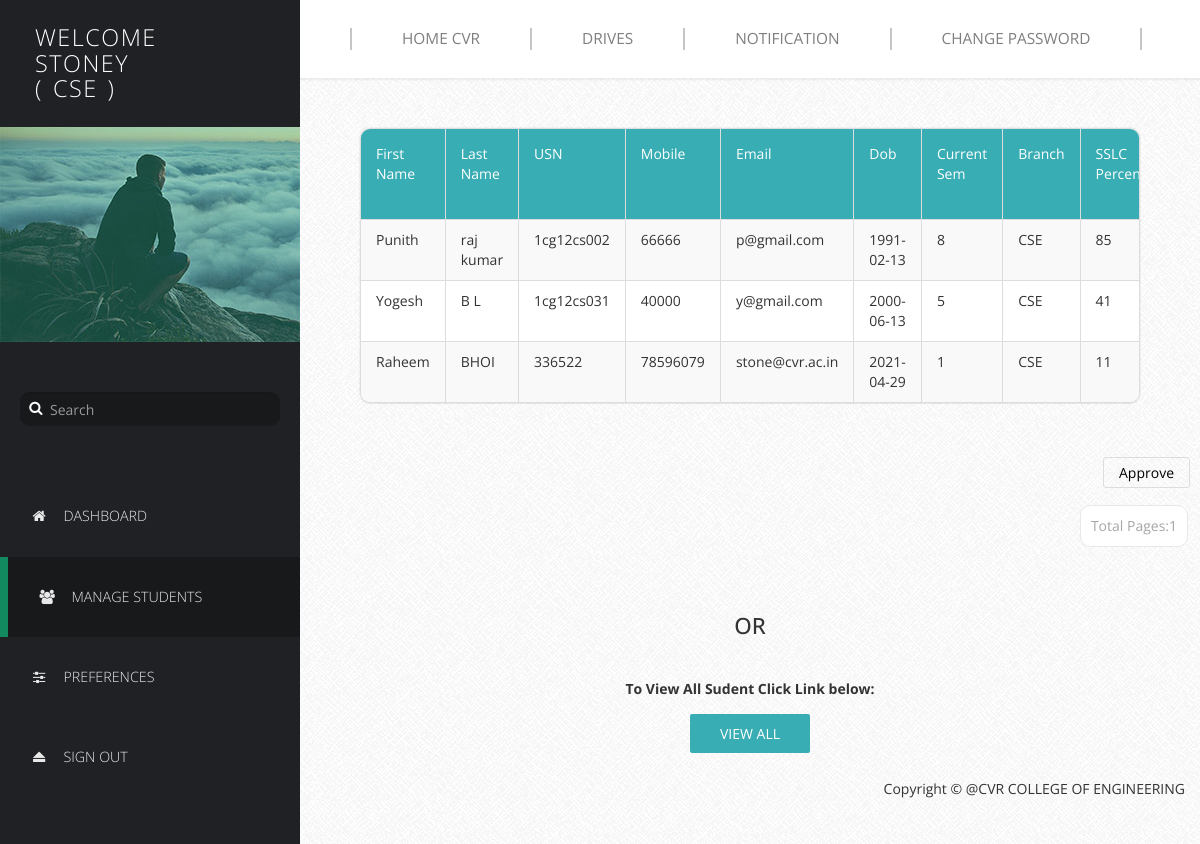
/Profilers/HODProfile/manage-student.php (signed in), run on the app's committed database.
### tables this page shows
CREATE TABLE `basicdetails` (
  `Id` int(11) NOT NULL,
  `FirstName` varchar(25) NOT NULL,
  `LastName` varchar(25) NOT NULL,
  `USN` varchar(10) NOT NULL,
  `Mobile` bigint(11) NOT NULL,
  `Email` varchar(255) NOT NULL,
  `DOB` date NOT NULL,
  `Sem` int(11) NOT NULL,
  `Branch` varchar(15) NOT NULL,
  `SSLC` float NOT NULL,
  `PU/Dip` float NOT NULL,
  `BE` float NOT NULL,
  `Backlogs` int(11) NOT NULL,
  `HofBacklogs` tinyint(1) NOT NULL DEFAULT '0',
  `DetainYears` int(11) NOT NULL,
  `Approve` tinyint(1) NOT NULL DEFAULT '0',
  `ApprovalDate` date NOT NULL
);

### Profilers/HODProfile/manage-student.php (the view, shortened to what this page needs)
<!DOCTYPE html>
<html lang="en">
  <head>
    <link href="css/font-awesome.min.css" rel="stylesheet">
    <link href="css/bootstrap.min.css" rel="stylesheet">
    <link href="css/templatemo-style.css" rel="stylesheet">
  </head>
  <body>
    <div class="templatemo-flex-row">
      <div class="templatemo-sidebar">
        <header class="templatemo-site-header">
          <?php
		  $Welcome = "Welcome";
          echo "<h1>" . $Welcome . "<br>". $_SESSION['husername']. "</h1>";
		 echo "<br>";
		 echo "<h1>(</h1>";
		    echo "<h1>" . $_SESSION['department']. "</h1>";
            echo "<h1>)</h1>";
		  ?>
        </header>
        <div class="profile-photo-container">
          <img src="images/profile-photo.jpg" alt="Profile Photo" class="img-responsive">
          <div class="profile-photo-overlay"></div>
        </div>
        <form class="templatemo-search-form" role="search">
          <div class="input-group">
              <button type="submit" class="fa fa-search"></button>
              <input type="text" class="form-control" placeholder="Search" name="srch-term" id="srch-term">
          </div>
        </form>
        <nav class="templatemo-left-nav">
          <ul>
            <li><a href="login.php"><i class="fa fa-home fa-fw"></i>Dashboard</a></li>
            <li><a href="#" class="active"><i class="fa fa-users fa-fw"></i>Manage Students</a></li>
            <li><a href="preferences.php"><i class="fa fa-sliders fa-fw"></i>Preferences</a></li>
            <li><a href="logout.php"><i class="fa fa-eject fa-fw"></i>Sign Out</a></li>
          </ul>
        </nav>
      </div>
      <div class="templatemo-content col-1 light-gray-bg">
        <div class="templatemo-top-nav-container">
          <div class="row">
            <nav class="templatemo-top-nav col-lg-12 col-md-12">
              <ul class="text-uppercase">
                <li><a href="../../Homepage/index.php">Home CVR</a></li>
                <li><a href="../../Drives/index.php">Drives</a></li>
                     <li><a href="Notif.php">Notification</a></li>
                <li><a href="Change Password.php">Change Password</a></li>
              </ul>
            </nav>
          </div>
        </div>
        <div class="templatemo-content-container">
          <div class="templatemo-content-widget no-padding">
            <div class="panel panel-default table-responsive">
              <table class="table table-striped table-bordered templatemo-user-table">
                <thead>
                  <tr>
					<td><a  class="white-text templatemo-sort-by">First Name </a></td>
                    <td><a class="white-text templatemo-sort-by">Last Name </a></td>
                    <td><a class="white-text templatemo-sort-by">USN</a></td>
                    <td><a  class="white-text templatemo-sort-by">Mobile</a></td>
					   <td><a class="white-text templatemo-sort-by">Email</a></td>
                       <td><a  class="white-text templatemo-sort-by">Dob </a></td>
   <td><a class="white-text templatemo-sort-by">Current Sem</a></td>
   <td><a  class="white-text templatemo-sort-by">Branch</a></td>
   <td><a  class="white-text templatemo-sort-by">SSLC Percentage </a></td>
				  </thead>
			   <?php
$p = $_SESSION['department'];
$num_rec_per_page=15;
$conn = mysqli_connect('localhost','stone','stone','details');
if (isset($_GET["page"])) { $page  = $_GET["page"]; } else { $page=1; };
$start_from = ($page-1) * $num_rec_per_page;
$sql = "SELECT * FROM basicdetails WHERE Approve=0 and Branch='$p' LIMIT $start_from, $num_rec_per_page";
$rs_result = mysqli_query($conn,$sql);
while ($row = mysqli_fetch_assoc($rs_result))
{
            print "<tr>";
print "<td>" . $row['FirstName'] . "</td>";
print "<td>" . $row['LastName'] . "</td>";
print "<td>" . $row['USN'] . "</td>";
print "<td>" . $row['Mobile'] . "</td>";
print "<td>" . $row['Email'] . "</td>";
print "<td>" . $row['DOB'] . "</td>";
print "<td>" . $row['Sem'] . "</td>";
print "<td>" . $row['Branch'] . "</td>";
print "<td>" . $row['SSLC'] . "</td>";
print "</tr>";
}
?>
              </table>
			  </div>
			  </div>
			  </div>
 <div class="pagination-wrap">
<a href="approve2.php" class="templatemo-edit-btn">Approve</a>
</div>
  <div class="pagination-wrap">
  <ul class="pagination">
			  <?php
$num_rec_per_page=15;
$conn = mysqli_connect('localhost','stone','stone','details');
$sql = "SELECT * FROM basicdetails where Approve=0 and Branch='$p'";
$rs_result = mysqli_query($conn,$sql);
$total_records = mysqli_num_rows($rs_result);
$totalpage = ceil($total_records / $num_rec_per_page);
$currentpage = (isset($_GET['page']) ? $_GET['page'] : 1);
	 if($currentpage == 0)
	{
	}
	else if( $currentpage >= 1  &&  $currentpage <= $totalpage  )
	{
	 echo "<li><a>Total Pages:".$totalpage."</a></li>";
}
 ?>
</ul>
</div>
<br><br><center><label class="control-label" for="inputNote"><center><h2>OR</h2></center> <br/> <br/>To View All Sudent Click Link below:</label><br/>
			   <br/>
			   <a href="manage-users1.php" class="templatemo-blue-button">View All</a></center>
          <div class="templatemo-flex-row flex-content-row">
            <div class="col-1">
          </div>
         <div> <footer class="text-right">
		 <br>
           <p>Copyright &copy; @CVR COLLEGE OF ENGINEERING </p>
		  </footer></div>
        </div>
      </div>
    </div>
  </body>
</html>

### Profilers/HODProfile/css/templatemo-style.css (style rules this page uses)
* { font-family: 'Open Sans', sans-serif; }
body { font-size: 13px; }
body, .templatemo-left-nav { background: #1f2124; }
h1, h2, h3 { margin: 0; }
h2 { font-size: 1.6em; }
ul { list-style-type: none; margin: 0; padding: 0; }
nav li { font-size: 1.1em; list-style: none; text-transform: uppercase; }
.white-text { color: white; }
.light-gray-bg { font-family:"Trebuchet MS", "Myriad Pro", Arial, sans-serif; font-size:14px; background:#f4f4f4 url(../images/bg.png) repeat top left; color:#333; overflow-y:scroll; }
footer { padding: 15px; }
.templatemo-sidebar { width: 300px; }
.templatemo-site-header { margin: 25px 30px; }
.templatemo-site-header h1 { color: white; display: inline-block; font-size: 1.8em; font-weight: 300; letter-spacing: 1.5px; margin: 0 5px; text-transform: uppercase; vertical-align: middle; }
.profile-photo-container { position: relative; }
.profile-photo-overlay { background-color: rgba(4, 152, 114, 0.35); position: absolute; top: 0; left: 0; width: 100%; height: 100%; transition: all 0.3s ease; }
.templatemo-search-form { font-size: 1.1em; margin: 50px 20px; }
.templatemo-search-form .input-group { width: 100%; }
.templatemo-search-form .input-group .form-control { background-color: #18191b; border: none; border-radius: 10px; color: #DDD; padding-left: 30px; }
.templatemo-search-form .input-group { position: relative; }
.fa-search { height:32px; width:32px; border: none; cursor: pointer; color:white; background:transparent; position:absolute; top: 0; left: 0; z-index: 100; }
.templatemo-left-nav li { font-weight: 300; }
.templatemo-left-nav a.active, .templatemo-left-nav a:hover { background: #18191b; border-left: 8px solid #13895F; }
.templatemo-left-nav a { color: #e9e9ea; display: block; padding: 30px; transition: all 0.3s ease; }
.templatemo-left-nav .fa { margin-right: 15px; }
.templatemo-top-nav-container { background-color: white; padding: 28px 50px; box-shadow: 0px 0px 2px 2px rgba(161, 159, 159, 0.18); }
.templatemo-top-nav li { float: left; list-style: none; }
.templatemo-top-nav a { color: #7f7f7f; display: block; padding: 0 50px; border-left: 2px solid #c5c5c5; }
.templatemo-top-nav li:last-child a { border-right: 2px solid #c5c5c5; }
.templatemo-content { margin-top: 0px; min-height: 600px; padding: 0; overflow-x: hidden; }
.templatemo-content-container { padding: 40px 50px; }
.templatemo-flex-row { display: -webkit-flex; display: -ms-flexbox; display: flex; }
.col-1 { -webkit-flex: 1; -ms-flex: 1; flex: 1; }
.templatemo-content-widget { border-radius: 10px; padding: 30px; position: relative; margin: 10px; box-shadow: 0px 0px 1px 1px rgba(161, 159, 159, 0.1); }
.templatemo-content-widget.no-padding { padding: 0; }
.panel { border-radius: 10px; }
.pagination-wrap { margin-right: 10px; text-align: right; }
.pagination>li>a { border-color: #E9E8E8; color: #a6a6a6; margin: 2px; padding: 10px; }
.pagination>li>a, .pagination>li:first-child>a, .pagination>li:last-child>a { border-radius: 10px; }
.table { margin-bottom: 0; }
.table>tbody>tr>td { padding: 10px 15px; }
.table>thead>tr>td { padding: 15px; }
.templatemo-blue-button, .templatemo-white-button { border-radius: 2px; padding: 10px 30px; text-transform: uppercase; transition: all 0.3s ease; }
.templatemo-blue-button { background-color: #39ADB4; border: none; color: white; }
.templatemo-edit-btn { border: 1px solid #ddd; border-radius: 3px; color: black; padding: 5px 15px; transition: all 0.3s ease; }
.templatemo-user-table thead { background-color: #39ADB4; color: white; }
.panel>.table-responsive:last-child>.table:last-child, .panel>.table:last-child { border-bottom-right-radius: 10px; border-bottom-left-radius: 10px; }
.panel>.table:first-child { border-top-left-radius: 10px; border-top-right-radius: 10px; }
@media only screen and (min-width: 768px) { .templatemo-left-nav { display: block !important; } }

### data on the page
basicdetails: FirstName "Punith", LastName "raj kumar", USN "1cg12cs002", Mobile "66666", Email "p@gmail.com", DOB "1991-02-13", Sem "8", Branch "CSE", SSLC "85"
basicdetails: FirstName "Yogesh", LastName "B L", USN "1cg12cs031", Mobile "40000", Email "y@gmail.com", DOB "2000-06-13", Sem "5", Branch "CSE", SSLC "41"
basicdetails: FirstName "Raheem", LastName "BHOI", USN "336522", Mobile "78596079", Email "stone@cvr.ac.in", DOB "2021-04-29", Sem "1", Branch "CSE", SSLC "11"

### other printed values
$Welcome "WELCOME"
$_SESSION['husername'] "STONEY"
$_SESSION['department'] "CSE"
$totalpage "1"
